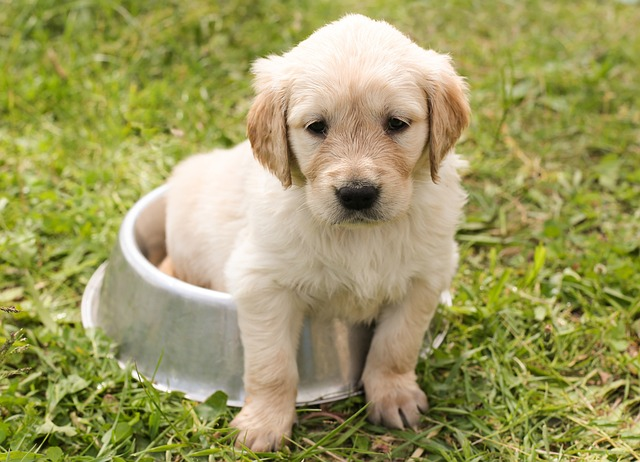
#> input picture opencv-example-202406/cv-images/puppy-1207816_640.jpg, 640 x 462 px
$ python test1-exam.py
#> lines starting #> are read from the running program, lines starting #| are printed output that depends on the picture; after the words box and inside, x2 and y2 are one past the last pixel; in counts of white or black regions, pixels touching at a corner belong together; pictures that were not available may be replaced by others from this repository, and a replacement may not be noted
import cv2
import numpy as np
import matplotlib.pyplot as plt

# Read the images
img1 = cv2.imread("./cv-images/puppy-1207816_640.jpg")
#> img1 is the input picture: shape (462, 640, 3); mean B, G, R 95.9, 154.1, 158
img2 = cv2.imread("./cv-images/dog-6680642_640.jpg")
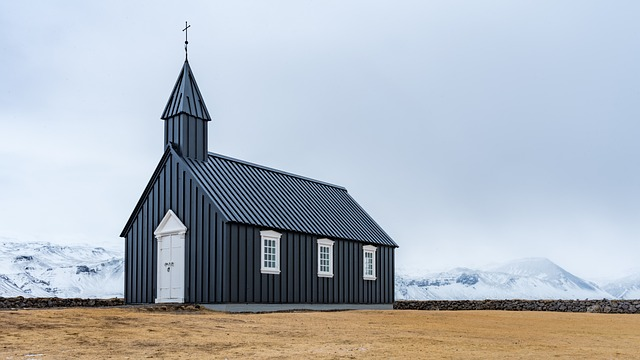
#> input picture opencv-example-202406/cv-images/church.jpg, 640 x 360 px, given in place of dog-6680642_640.jpg, which was not available
#> img2 is the input picture: shape (360, 640, 3); mean B, G, R 189.9, 181.8, 175.2

# Define the ROI parameters in the first image
x1 = 250
y1 = 50
width = 200
height = 200

# Extract the ROI from the first image
cropped_image = img1[y1:y1+height, x1:x1+width]
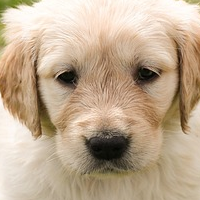
#> cropped_image: shape (200, 200, 3); mean B, G, R 144.3, 169.2, 190.6

# Define the top-left corner where the cropped image will be placed in the second image
x2 = 100
y2 = 100

# Get the dimensions of the second image
img2_height, img2_width, _ = img2.shape
#> img2_height = 360; img2_width = 640

# Ensure the ROI fits within the second image
if x2 + width > img2_width or y2 + height > img2_height:
    raise ValueError("The cropped image does not fit within the target image at the specified location.")

# Create a copy of the second image to avoid modifying the original
composite_image = img2.copy()

# Place the cropped image at the specified location in the second image
composite_image[y2:y2+height, x2:x2+width] = cropped_image
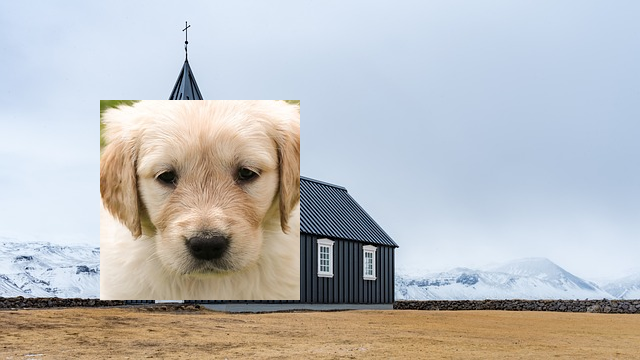
#> composite_image: shape (360, 640, 3); 17.36% of pixels changed, all inside (x1, y1, x2, y2) = (100, 100, 300, 300)

# Display the composite image using OpenCV
cv2.imshow('Composite Image', composite_image)
cv2.waitKey(0)
cv2.destroyAllWindows()

# Alternatively, display the composite image using matplotlib
composite_image_rgb = cv2.cvtColor(composite_image, cv2.COLOR_BGR2RGB)
plt.imshow(composite_image_rgb)
plt.axis('off')  # Hide the axes
plt.show()
